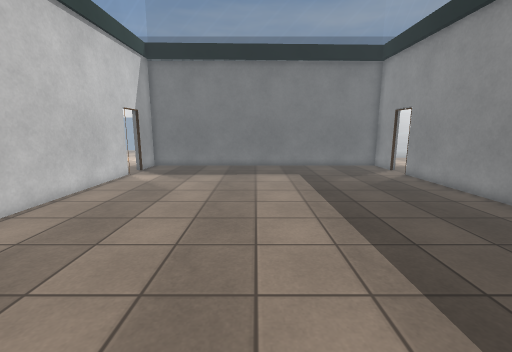
[1] (above)

18 first-person views from a walk through a Unity game level. The camera is 1.4 m above the floor, tilts 10° down and sees 90° across. Doors are open. The floor is counted in squares, 0.5 m on a side. Each view is taken from the middle of a square. On the plan, view 1 faces up. The plan holds only what a view shows up to about 19 squares ahead; the rest is blank. The place goes on beyond the plan. The player is left out. Some surface patterns are stand-ins.

[2]
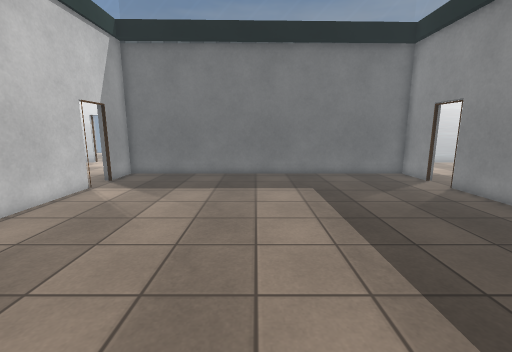

[3]
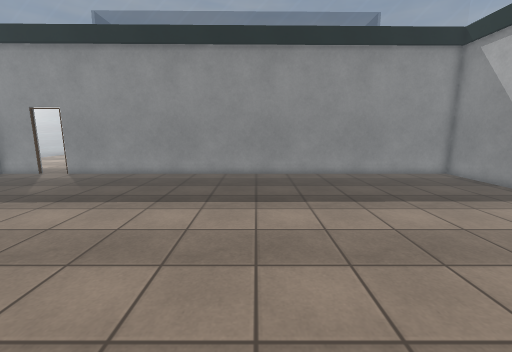

[4]
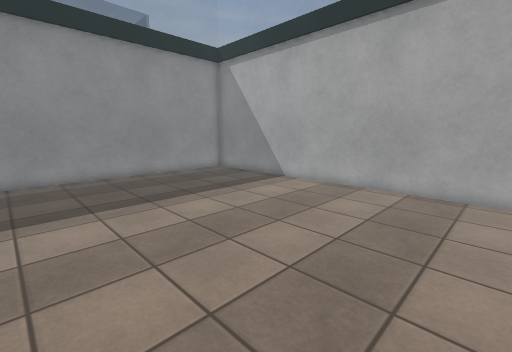

[5]
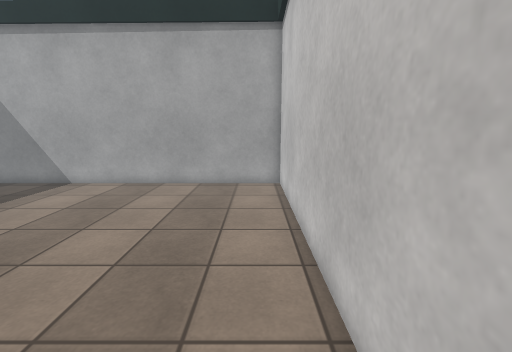

[6]
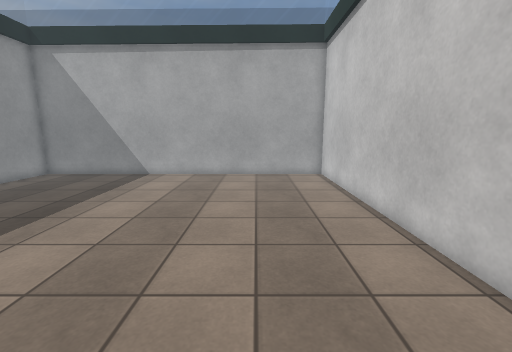

[7]
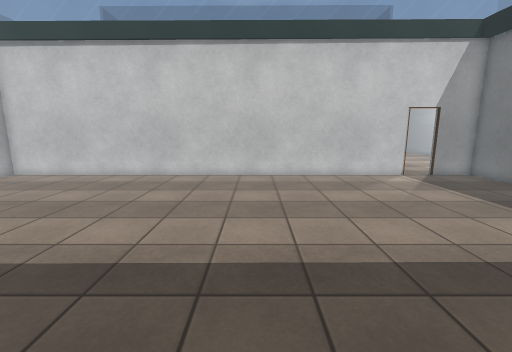

[8]
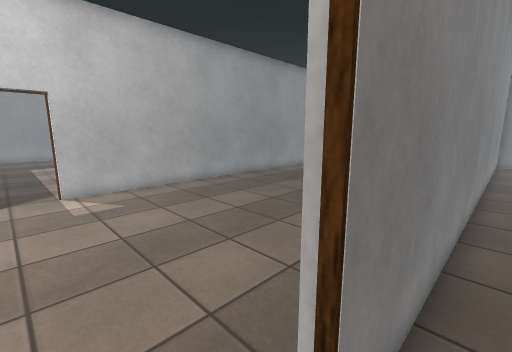

[9]
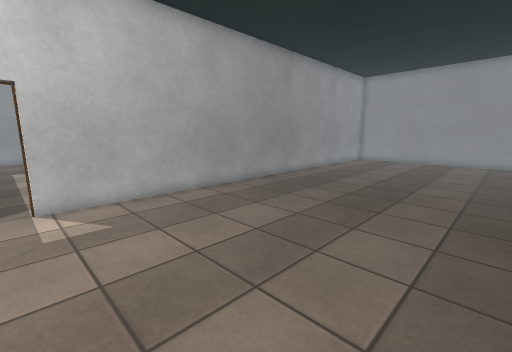

[10]
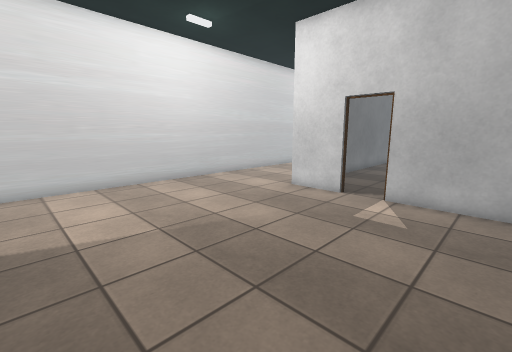

[11]
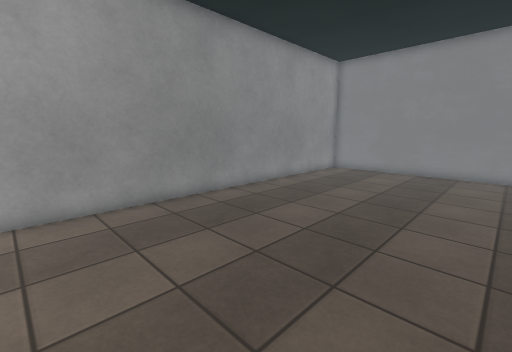

[12]
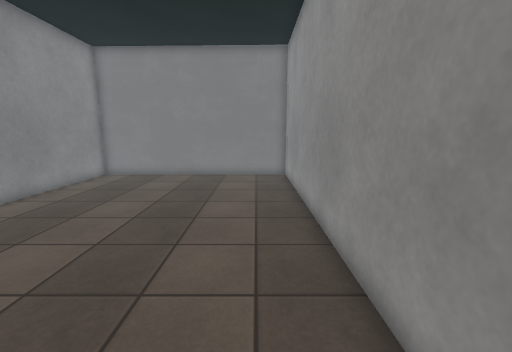

[13]
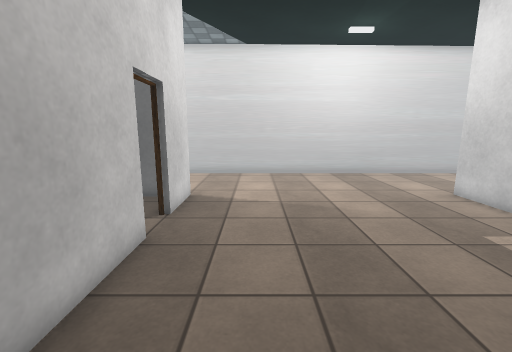

[14]
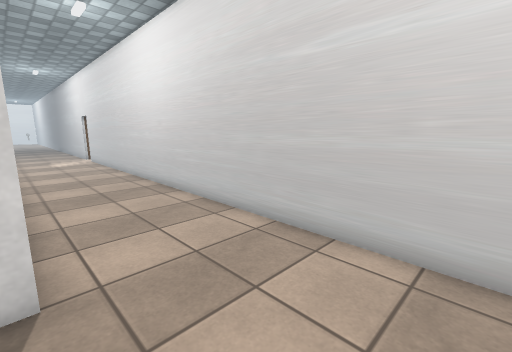

[15]
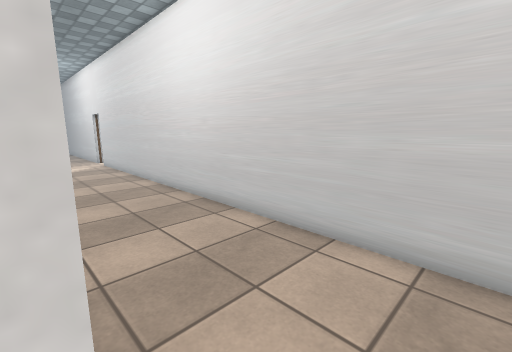

[16]
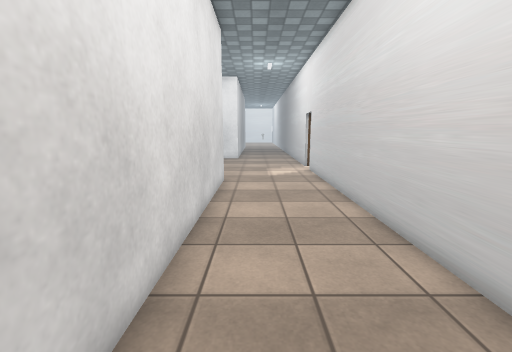

[17]
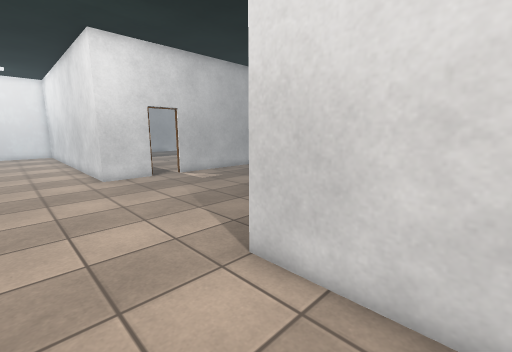

[18]
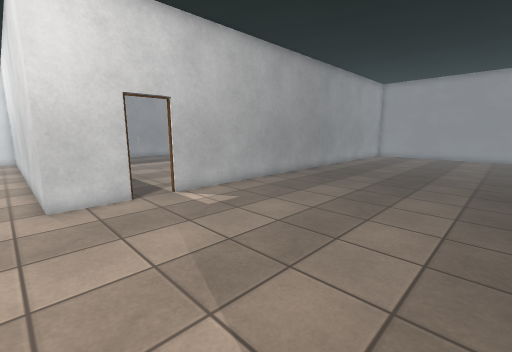

### Floor plan
Points are (right, up) in squares from view 1. A wall is a line through its corners. A room is listed if a view was taken in it or the views show most of it. See-through windows are left out.
Room 1 (views 1, 2, 3, 4, 5, 6, 7, 8)
walls: (-8.3, 16.6) (-8.3, -8.6) (9.7, -8.6) (9.7, 16.5); (9.7, 18.3) (9.7, 20.8) (-8.3, 20.8) (-8.3, 18.3)
ways out: open door at (10, 17.5) to room 2; open door at (-8.5, 17.5)
Room 2 (views 9, 10, 11, 12, 13, 14, 15, 16, 17, 18)
walls: (10.1, 16.5) (10.1, 12.5); (10.1, 6.4) (10.1, -8.6) (21.8, -8.6) (21.8, 16.5); (21.8, 18.3) (21.8, 21.1) (25.5, 21.1); (25.5, 26.9) (-9.5, 26.9); (-8.7, 21.1) (10.1, 21.1) (10.1, 18.3)
ways out: open door at (10, 17.5) to room 1; open door at (22, 17.5)

Positions as (right, up) in squares from view 1, and headings:
1: (0, 0), facing up
2: (0, 4), facing up
3: (-7, 4), facing right
4: (-7, 4), facing down-right
5: (-7, 5), facing down
6: (-4, 8), facing down
7: (8, 7), facing left
8: (9, 18), facing down-right
9: (11, 17), facing down-right
10: (11, 13), facing up-right
11: (12, 10), facing down-right
12: (12, 8), facing down
13: (13, 10), facing up
14: (15, 21), facing up-left
15: (11, 21), facing up-left
16: (6, 23), facing left
17: (6, 25), facing down-right
18: (11, 22), facing down-right
